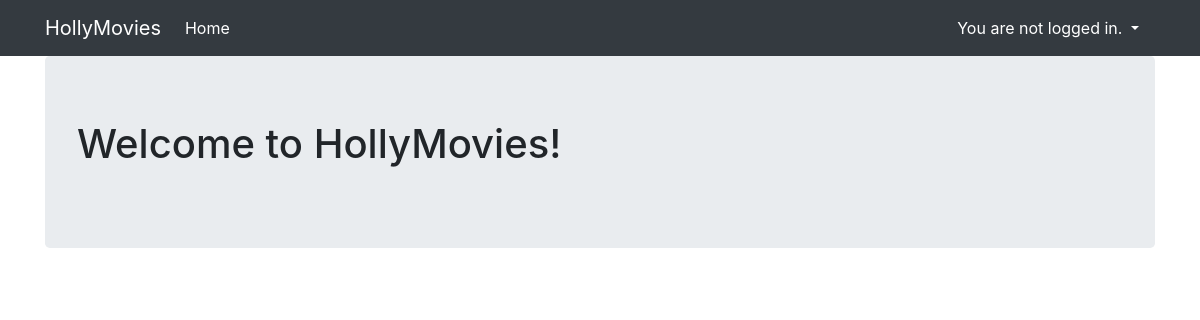
The page /movies/ on the database as committed earlier.
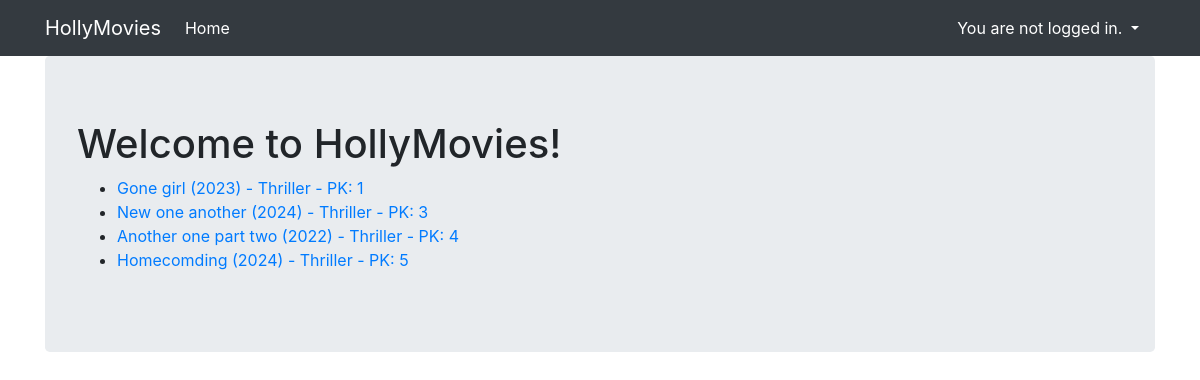
The same page on the database as committed later.
### viewer/models.py (models this page shows, shortened)
class Movie(Model):
    title = CharField(max_length=128)
    genre = ForeignKey(Genre, on_delete=DO_NOTHING)
    rating = IntegerField()
    released = DateField()
    description = TextField()
    created = DateTimeField(auto_now_add=True)
    slug = SlugField(unique=True, editable=False)

class Genre(Model):
    name = CharField(max_length=128)

### viewer/views.py (the view)
# urls.py: path('', MoviesView.as_view(), name='movie-list'),
class MoviesView(ListView):
    template_name = 'movies.html'
    model = Movie

### viewer/templates/movies.html (shortened to what this page needs)
{% extends 'base.html' %}
{% block content %}
<h1>Welcome to HollyMovies!</h1>
<ul>
    {% for movie in object_list %}
    <li>
        <a href="{% url 'movie-detail' movie.slug %}">{{ movie.title }} ({{ movie.released.year }}) - {{ movie.genre.name }} - PK: {{ movie.pk }}</a>
    </li>
    {% endfor %}
</ul>
{% endblock %}

### viewer/templates/base.html (shortened to what this page needs)
{% load static %}
<html {% if LANGUAGE_CODE %}lang="{{ LANGUAGE_CODE }}" {% endif %}>
<head>
    <link rel="stylesheet" href="https://stackpath.bootstrapcdn.com/bootstrap/4.2.1/css/bootstrap.min.css"
>
    <link rel="stylesheet" href="{% static 'index.css' %}">
</head>
<body>
<nav class="navbar navbar-expand-lg navbar-dark bg-dark">
    <div class="container fixed">
        <a class="navbar-brand" href="/">HollyMovies</a>
        <div class="collapse navbar-collapse" id="navbarNavAltMarkup">
            <div class="navbar-nav">
                <a class="nav-item nav-link active" href="/">
                    Home
                </a>
            </div>
        </div>
        <div class="nav-item dropdown">
        {% if user.is_authenticated %}
        <a class="nav-link active dropdown-toggle text-white" href="#" data-toggle="dropdown">
            {% if user.first_name %}Hello, {{ user.first_name }}!
            {% else %}Hello, {{ user.username }}!{% endif %}
        </a>
        <div class="dropdown-menu dropdown-menu-right">
            <a class="dropdown-item text-right" href="{% url 'logout' %}">Logout</a>
            <a class="dropdown-item text-right" href="{% url 'password_change' %}">Change password</a>
        </div>
        {% else %}
        <a class="nav-link active dropdown-toggle text-white" href="#" data-toggle="dropdown">
            You are not logged in.
        </a>
        {% endif %}
    </div>
    </div>
</nav>
<div class="container">
    <div class="jumbotron">
        {% block content %} {% endblock %}
    </div>
</div>
</body>
</html>

Rows that differ between the two databases and show on the page:
added Movie: title "Gone girl", released.year "2023", genre.name "Thriller", pk "1"
added Movie: title "New one another", released.year "2024", genre.name "Thriller", pk "3"
added Movie: title "Another one part two", released.year "2022", genre.name "Thriller", pk "4"
added Movie: title "Homecomding", released.year "2024", genre.name "Thriller", pk "5"
